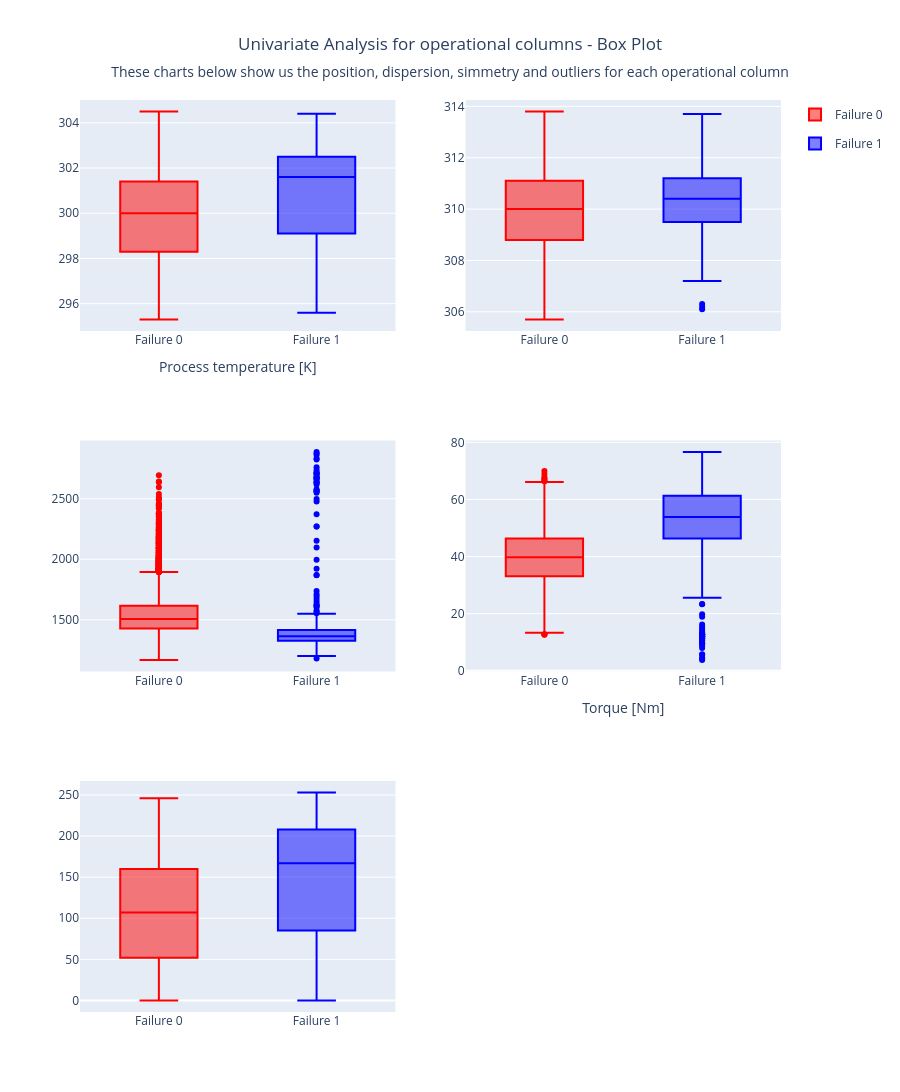

Here is the notebook cell this chart was saved with:
### Code cell
fig = make_subplots(
    rows= 3, cols= 2,
    vertical_spacing= 0.12,
    horizontal_spacing= 0.1
)

for i, col_name in enumerate(operational):
    row = (i // 2) +1
    col = (i % 2) + 1
    for mf_failure, mf_color in [(0, 'red'), (1, 'blue')]:
        df_filtered = df.filter(
            pl.col('Machine failure') == mf_failure
        )
        fig.add_trace(
            go.Box(
                y = df_filtered[col_name],
                marker_color= mf_color,
                name= f'Failure {mf_failure}',
                legendgroup= f'{mf_failure}',
                showlegend= i==1
            ), row= row, col = col
        )
        fig.update_xaxes(
            title_text = col_name,
            row = row, col= row 
        )

fig.update_layout(
    height = 1200,
    title = dict(
        text= 'Univariate Analysis for operational columns - Box Plot',
        subtitle = dict(text = 'These charts below show us the position, dispersion, simmetry and outliers for each operational column'),
        x = 0.5
        ),
    title_subtitle_font_size= 14
    )


fig.show()

### Figure 1 — Plotly figure (JSON) as saved in the notebook; plotly's stock layout.template omitted (floating-point values rounded to 4 significant figures; data arrays with more than 128 entries replaced by an {"elided": "..."} marker saying what was removed)
{"data": [{"legendgroup": "0", "marker": {"color": "red"}, "name": "Failure 0", "showlegend": false, "type": "box", "xaxis": "x", "y": {"elided": "9643 float values"}, "yaxis": "y"}, {"legendgroup": "1", "marker": {"color": "blue"}, "name": "Failure 1", "showlegend": false, "type": "box", "xaxis": "x", "y": {"elided": "330 float values"}, "yaxis": "y"}, {"legendgroup": "0", "marker": {"color": "red"}, "name": "Failure 0", "showlegend": true, "type": "box", "xaxis": "x2", "y": {"elided": "9643 float values"}, "yaxis": "y2"}, {"legendgroup": "1", "marker": {"color": "blue"}, "name": "Failure 1", "showlegend": true, "type": "box", "xaxis": "x2", "y": {"elided": "330 float values"}, "yaxis": "y2"}, {"legendgroup": "0", "marker": {"color": "red"}, "name": "Failure 0", "showlegend": false, "type": "box", "xaxis": "x3", "y": {"elided": "9643 int values"}, "yaxis": "y3"}, {"legendgroup": "1", "marker": {"color": "blue"}, "name": "Failure 1", "showlegend": false, "type": "box", "xaxis": "x3", "y": {"elided": "330 int values"}, "yaxis": "y3"}, {"legendgroup": "0", "marker": {"color": "red"}, "name": "Failure 0", "showlegend": false, "type": "box", "xaxis": "x4", "y": {"elided": "9643 float values"}, "yaxis": "y4"}, {"legendgroup": "1", "marker": {"color": "blue"}, "name": "Failure 1", "showlegend": false, "type": "box", "xaxis": "x4", "y": {"elided": "330 float values"}, "yaxis": "y4"}, {"legendgroup": "0", "marker": {"color": "red"}, "name": "Failure 0", "showlegend": false, "type": "box", "xaxis": "x5", "y": {"elided": "9643 int values"}, "yaxis": "y5"}, {"legendgroup": "1", "marker": {"color": "blue"}, "name": "Failure 1", "showlegend": false, "type": "box", "xaxis": "x5", "y": {"elided": "330 int values"}, "yaxis": "y5"}], "layout": {"height": 1200, "title": {"subtitle": {"font": {"size": 14}, "text": "These charts below show us the position, dispersion, simmetry and outliers for each operational column"}, "text": "Univariate Analysis for operational columns - Box Plot", "x": 0.5}, "xaxis": {"anchor": "y", "domain": [0, 0.45], "title": {"text": "Process temperature [K]"}}, "xaxis2": {"anchor": "y2", "domain": [0.55, 1]}, "xaxis3": {"anchor": "y3", "domain": [0, 0.45]}, "xaxis4": {"anchor": "y4", "domain": [0.55, 1], "title": {"text": "Torque [Nm]"}}, "xaxis5": {"anchor": "y5", "domain": [0, 0.45]}, "xaxis6": {"anchor": "y6", "domain": [0.55, 1]}, "yaxis": {"anchor": "x", "domain": [0.7467, 1]}, "yaxis2": {"anchor": "x2", "domain": [0.7467, 1]}, "yaxis3": {"anchor": "x3", "domain": [0.3733, 0.6267]}, "yaxis4": {"anchor": "x4", "domain": [0.3733, 0.6267]}, "yaxis5": {"anchor": "x5", "domain": [0, 0.2533]}, "yaxis6": {"anchor": "x6", "domain": [0, 0.2533]}}}
